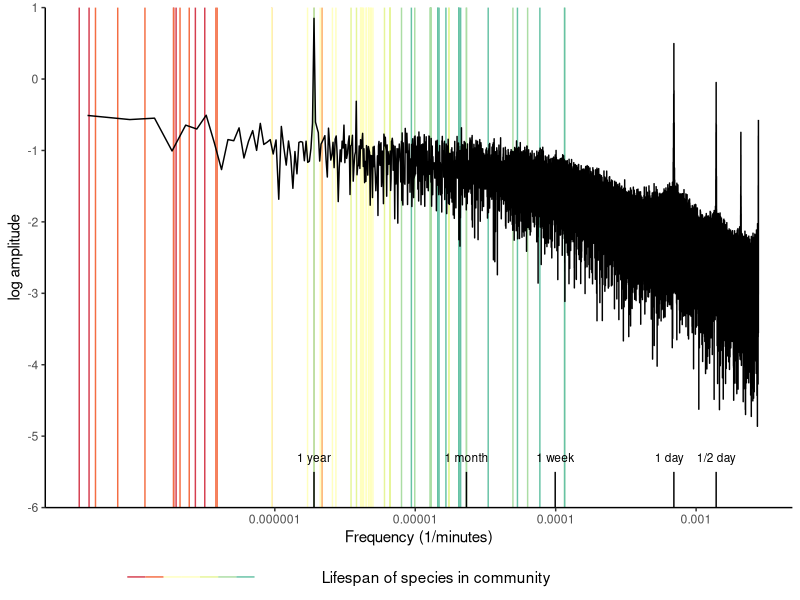
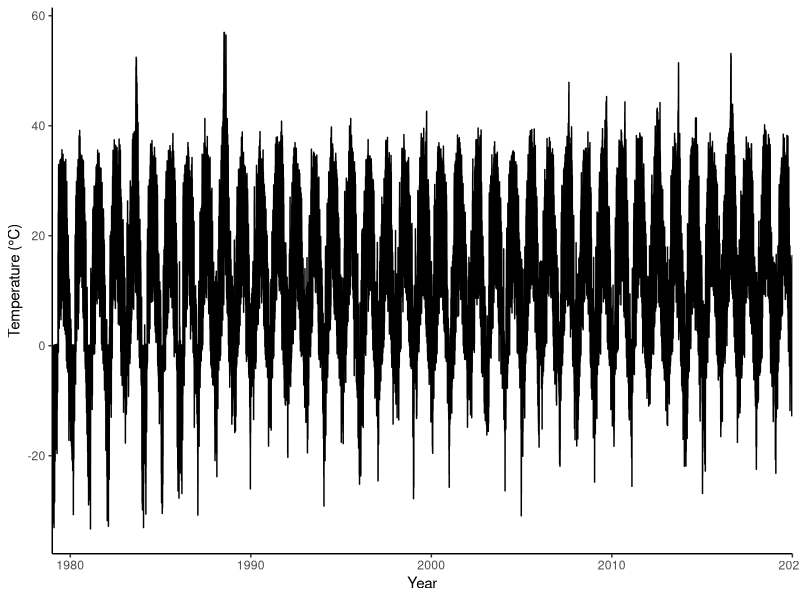
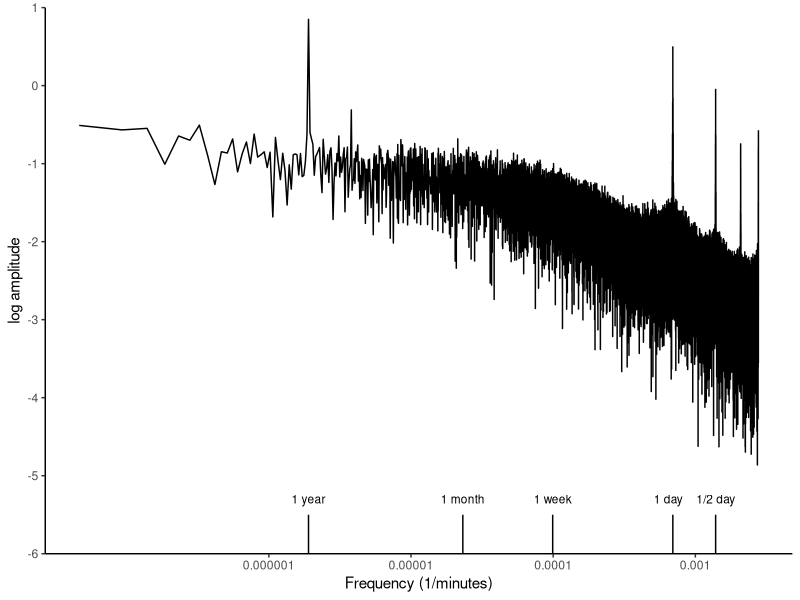

The R source for these figures, in order:
## make power spectrum for loblolly marsh
library(tidyverse)
library(gridExtra)
library(RColorBrewer)
library(png)
library(grid)
library(cowplot)

loc_cumulative <- read.csv("./data-processed/time-series_loblolly-marsh.csv") %>%
  .[1:119800,] ## chop to even year


# convert date so plotting is easier 
years <- rep(1979:2019, each = 365*8)
# insert extra day (8 elements) on leap years
leap_years = unique(years[which(years %% 4 == 0)])
z = 1
while (z < length(leap_years) + 1) {
  years = append(years, rep(leap_years[z], 8), after = first(which(years == leap_years[z])))
  z = z+1
}
# add decimal representing fraction of year
fraction_normalyear <- c((1:(365*8))/(365*8))
fraction_leapyear <- c((1:(366*8))/(366*8))
i = 1979
new_date <- c()
while (i < 2020) {
  if (i %% 4 == 0) {
    new_date <- append(new_date, fraction_leapyear)
  }
  else {
    new_date <- append(new_date, fraction_normalyear)
  }
  i = i + 1
}
new_date <- new_date + years
new_date = format(new_date, nsmall = 8)

loc_cumulative$date <- as.numeric(new_date)


# plot the time series
ts <- ggplot(loc_cumulative, aes(x = date, y = temp_value)) +
  geom_line() +
  scale_x_continuous(expand = c(0,0)) + 
  labs(x = "Year", y = "Temperature (°C)") + 
  theme_bw() +
  theme(panel.grid.major = element_blank(), 
        panel.grid.minor = element_blank(), 
        panel.border = element_blank(), 
        axis.line = element_line(colour = "black"))

ggsave(ts, filename = "/time-series_LoblollyMarsh.png", path = "./figures" , dpi = 300, device = "png", width = 10.71, height = 6.47)


# make power spectrum:
temp <- loc_cumulative$temp_value
L <- length(temp)

# Fourier transform the series: 
dft <- fft(temp)/L

amp <- sqrt(Im(dft[-1])^2 + Re(dft[-1])^2)	# omit first term (represents DC component - y axis shift)
amp <- amp[1:(L/2)]				# remove second half of amplitudes (negative half)

frequency <- 1:(L/2)/(L*3*60) ## in 1/minutes, sampling frequency: 1/3 hours

plotdata <- data.frame(frequency, amp)

# plot magnitudes against frequencies
gg = ggplot(plotdata, aes(x = frequency, y = log10(amp))) + 
  geom_line() +
  labs(x = "Frequency (1/minutes)", y = "log amplitude") + 
  scale_x_continuous(trans = 'log10', breaks =  c(0.000001, 0.00001, 0.0001, 0.001, 0.01, 0.1), 
                     labels = c("0.000001", "0.00001", "0.0001", "0.001", "0.01", "0.1")) +
  scale_y_continuous(expand = c(0,0), limits = c(-6, 1), breaks = c(-6:1)) +
  annotate("text", label = "1 year", x = 1/(365.25*24*60), y = -5.3, size = 3) +
  annotate("segment", x = 1/(365.25*24*60), xend = 1/(365.25*24*60), y = -6, yend = -5.5) +
  annotate("text", label = "1 day", x = 1/(24*60) - 0.00005, y = -5.3, size = 3) +
  annotate("segment", x = 1/(24*60), xend = 1/(24*60), y = -6, yend = -5.5) +
  annotate("text", label = "1 week", x = 1/(24*60*7), y = -5.3, size = 3) +
  annotate("segment", x = 1/(24*60*7), xend = 1/(24*60*7), y = -6, yend = -5.5) +
  annotate("text", label = "1 month", x = 1/(30*24*60), y = -5.3, size = 3) +
  annotate("segment", x = 1/(30*24*60), xend = 1/(30*24*60), y = -6, yend = -5.5) +
  annotate("text", label = "1/2 day", x = 1/(12*60), y = -5.3, size = 3) +
  annotate("segment", x = 1/(12*60), xend = 1/(12*60), y = -6, yend = -5.5) +
  theme_bw() + 
  theme(panel.grid.major = element_blank(), 
        panel.grid.minor = element_blank(), 
        panel.border = element_blank(), 
        axis.line = element_line(colour = "black"))

ggsave(gg, filename = "power-spectrum_LoblollyMarsh.png", path = "./figures", dpi = 300, device = "png", width = 10.71, height = 6.47)


## read in lifespans to add
lifespans <- read.csv("./data-raw/species-list_LoblollyMarsh_completed.csv") %>%
  mutate(lifespan = as.numeric(ifelse(lifespan == "unk", NA, as.character(lifespan)))) %>%
  mutate(lifespan = round(lifespan, digits = 0)) %>%
  mutate(lifespan_minutes = lifespan*24*60) %>%
  mutate(lifespan_frequency = 1/lifespan_minutes) %>%
  group_by(group) %>%
  mutate(group_mean = mean(lifespan, na.rm=TRUE)) %>%
  arrange(desc(group_mean)) %>% 
  ungroup()

cols <- data.frame(group = unique(lifespans$group)) %>%
  mutate(colour = brewer.pal(n = 9, name = "Spectral"))

lifespans <- left_join(lifespans, cols)

gg_withlife <- ggplot(plotdata, aes(x = frequency, y = log10(amp))) + 
  annotate("segment", x = lifespans$lifespan_frequency, 
           xend = lifespans$lifespan_frequency,
           y = -6, 
           yend = 1,
           colour = lifespans$colour,
           size = 0.5) +
  labs(x = "Frequency (1/minutes)", y = "log amplitude") + 
  scale_x_continuous(trans = 'log10', breaks =  c(0.000001, 0.00001, 0.0001, 0.001, 0.01, 0.1), 
                     labels = c("0.000001", "0.00001", "0.0001", "0.001", "0.01", "0.1")) +
  scale_y_continuous(expand = c(0,0), limits = c(-6, 1), breaks = c(-6:1)) +
  annotate("text", label = "1 year", x = 1/(365.25*24*60), y = -5.3, size = 3) +
  annotate("segment", x = 1/(365.25*24*60), xend = 1/(365.25*24*60), y = -6, yend = -5.5) +
  annotate("text", label = "1 day", x = 1/(24*60) - 0.00005, y = -5.3, size = 3) +
  annotate("segment", x = 1/(24*60), xend = 1/(24*60), y = -6, yend = -5.5) +
  annotate("text", label = "1 week", x = 1/(24*60*7), y = -5.3, size = 3) +
  annotate("segment", x = 1/(24*60*7), xend = 1/(24*60*7), y = -6, yend = -5.5) +
  annotate("text", label = "1 month", x = 1/(30*24*60), y = -5.3, size = 3) +
  annotate("segment", x = 1/(30*24*60), xend = 1/(30*24*60), y = -6, yend = -5.5) +
  annotate("text", label = "1/2 day", x = 1/(12*60), y = -5.3, size = 3) +
  annotate("segment", x = 1/(12*60), xend = 1/(12*60), y = -6, yend = -5.5) +
  theme_bw() + 
  theme(panel.grid.major = element_blank(), 
        panel.grid.minor = element_blank(), 
        panel.border = element_blank(), 
        axis.line = element_line(colour = "black")) +
  geom_line() 

## manually create legend 
x <- c(55:62)

gg_legend <- ggplot() + 
  geom_blank() +
  theme_void() +
  theme(panel.spacing.x=unit(1, "lines")) +
  scale_y_continuous(limits = c(75, 75)) +
  scale_x_continuous(limits = c(50,90)) +
  geom_line(aes(x=x, y=75, colour = x)) +
  scale_color_gradientn(colours = lifespans$colour) +
  annotate("text", label = "Lifespan of species in community", x = 72, y = 75) +
  theme(legend.position = "none")


lay <- rbind(c(1,1,1,1,1),
             c(1,1,1,1,1),
             c(1,1,1,1,1),
             c(1,1,1,1,1),
             c(1,1,1,1,1),
             c(1,1,1,1,1),
             c(1,1,1,1,1),
             c(1,1,1,1,1),
             c(1,1,1,1,1),
             c(1,1,1,1,1),
             c(1,1,1,1,1),
             c(1,1,1,1,1),
             c(2,2,2,2,2))

gg_complete <- grid.arrange(gg_withlife, gg_legend, layout_matrix = lay)

ggsave(gg_complete, filename = "power-spectrum-with-lifespan_Loblolly-Marsh.png", path = "./figures", dpi = 300, device = "png", height = 7.47, width = 10.369152)




